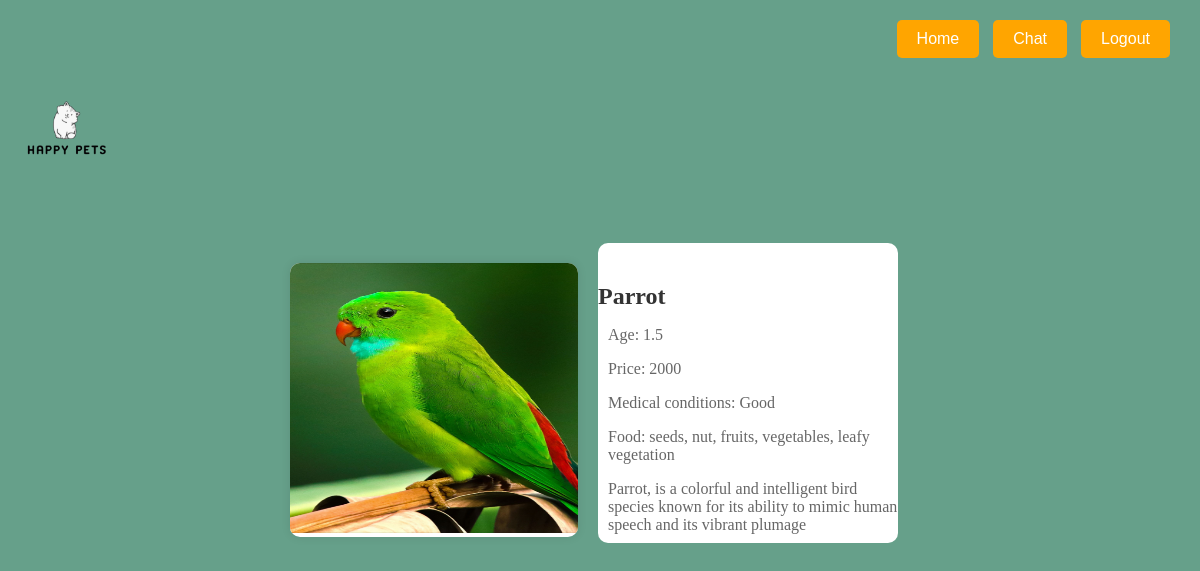
/detail/1, run on the app's committed database.
### app/models.py (models this page shows, shortened)
class Pets(models.Model):
    pet_name=models.CharField(max_length=244)
    description=models.CharField(max_length=1000)
    age=models.FloatField()
    food=models.CharField(max_length=250)
    medical=models.CharField(max_length=500)
    price=models.IntegerField()
    image=models.ImageField(upload_to='images/')

### app/views.py (the view)
# urls.py: path('detail/<id>',detail,name='detail'),
def detail(request, id):
    pet = get_object_or_404(Pets, id=id)
    return render(request, "details.html", {'a': [pet]})

### templates/details.html (shortened to what this page needs)
{% load static %}
<!DOCTYPE html>
<html lang="en">
  <head>
    <link rel="stylesheet" href="{% static 'css/details.css' %}" />
  </head>
  <body>
    <div class="div_logo">
      <img src="../static/css/logo.png" alt="logo" class="logo" />
    </div>
    <div class="nav">
      <a href="{% url 'customer' %}"><button class="btn">Home</button></a>
      <a href="{% url 'chat' %}"><button class="btn">Chat</button></a>
      <a href="{% url 'logout_view' %}"><button class="btn">Logout</button></a>
    </div>
    <div class="cards">
      {% for a in a %}
        <div class="card" style="width: 18rem;">
          <img src="{{ a.image.url }}" class="card-img-top" alt="..." />
        </div>
        <div class="cardbody">
          <h5 class="card-title">{{ a.pet_name }}</h5>
          <p class="card-text">Age: {{ a.age }}</p>
          <p class="card-text">Price: {{ a.price }}</p>
          <p class="card-text">Medical conditions: {{ a.medical }}</p>
          <p class="card-text">Food: {{ a.food }}</p>
          <p class="card-text">{{ a.description }}</p>
        </div>
      {% endfor %}
    </div>
  </body>
</html>

### static/css/details.css (style rules this page uses)
body { display: flex; align-items: center; height: 100vh; margin: 0; background-color: #66a08a; background-size: cover; background-position: center; }
.nav { position: fixed; top: 20px; right: 20px; }
.nav a { text-decoration: none; }
.nav .btn { background-color: #ffa500; color: #fff; border: none; border-radius: 5px; padding: 10px 20px; font-size: 16px; cursor: pointer; transition: background-color 0.3s; margin-right: 10px; }
.card { margin: 20px; border-radius: 10px; overflow: hidden; box-shadow: 0 0 10px rgba(0, 0, 0, 0.1); background-color: #fff; }
.card-img-top { width: 100%; height: 270px; }
.cardbody { background-color: #fff; width: 300px; height: 300px; border-radius: 10px; }
.card-title { color: #333; font-size: 24px; margin-bottom: 10px; }
.card-text { font-size: 16px; color: #666; padding-left: 10px; }
.cards { display: flex; flex-wrap: wrap; justify-content: center; margin-left: 150px; }
.logo { width: 104px; height: 62px; margin-top: 20px; margin-left: 16px; z-index: -1; display: inline-block; padding-top: -10px; padding-left: 0px; }
.div_logo { margin-top: -563px; margin-left: 0px; padding-top: 0px; padding-left: 0px; }

### data on the page
Pets: image (picture), pet_name "Parrot", age "1.5", price "2000", medical "Good", food "seeds, nut, fruits, vegetables, leafy vegetation", description "Parrot, is a colorful and intelligent bird species known for its ability to mimic human speech and its vibrant plumage"
